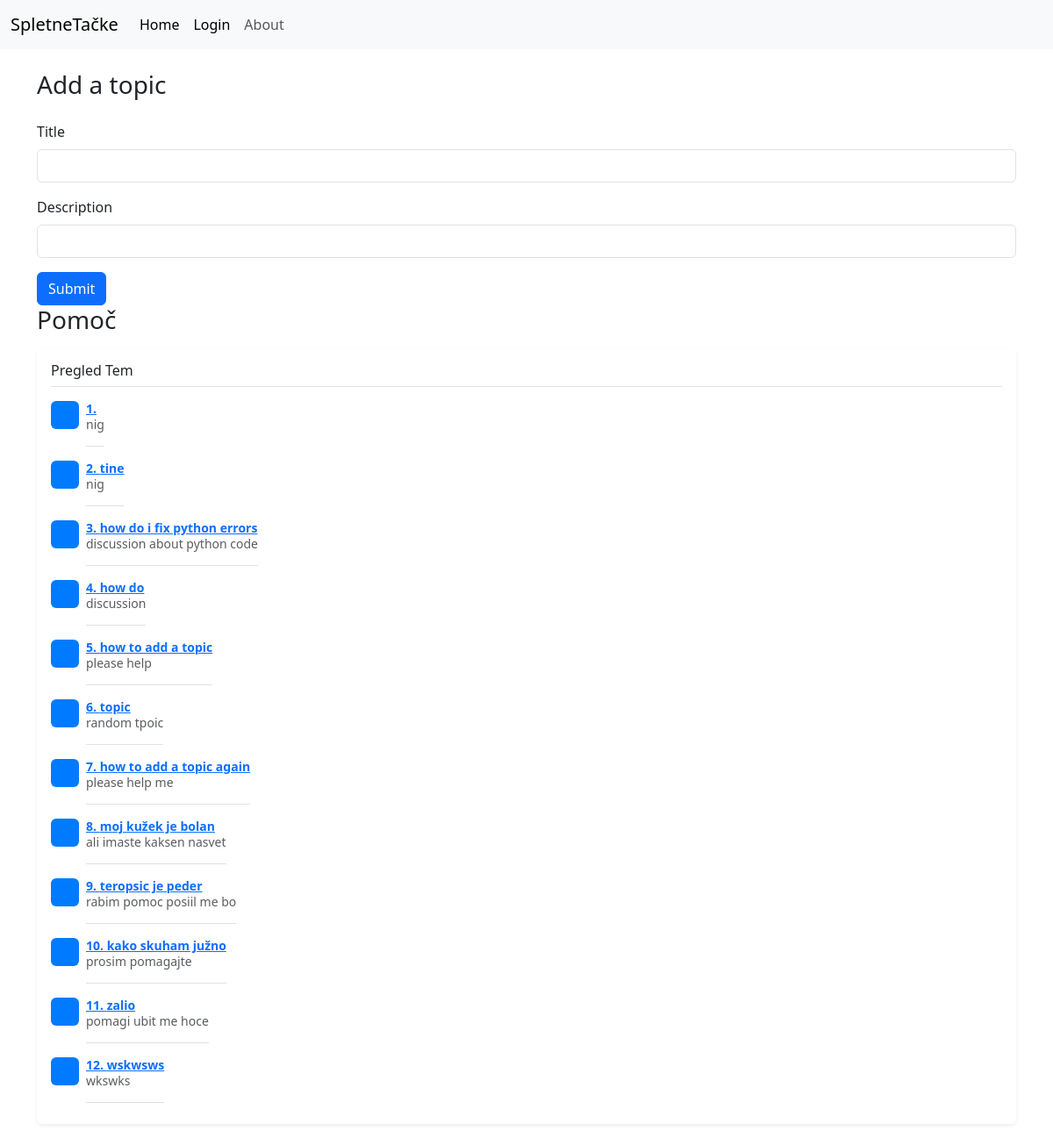
The page / on the database its author committed.
### Forums/main.py (models this page shows)
class Topic(db.Model):
    id: Mapped[int] = mapped_column(primary_key=True)
    title: Mapped[str] = mapped_column(unique=True)
    description: Mapped[str]

### Forums/main.py (the view, shortened to what this page needs)
@app.route("/",methods=["GET", "POST"])
def home():
    topics = db.session.execute(db.select(Topic)).scalars()
    return render_template("index.html", topics=topics)

### Forums/templates/index.html (shortened to what this page needs)
<!doctype html>
<html lang="en">
  <head>
    <link href="https://cdn.jsdelivr.net/npm/bootstrap@5.3.3/dist/css/bootstrap.min.css" rel="stylesheet">
  </head>
  <body>
    <nav class="navbar navbar-expand-lg bg-body-tertiary">
      <div class="container-fluid">
        <a class="navbar-brand" href="/">SpletneTačke</a>
        <div class="collapse navbar-collapse" id="navbarNavDropdown">
          <ul class="navbar-nav">
            <li class="nav-item">
              <a class="nav-link active" aria-current="page" href="/">Home</a>
            </li>
            <li class="nav-item">
              <a class="nav-link active" aria-current="page" href="/login">Login</a>
            </li>
            <li class="nav-item">
              <a class="nav-link" href="#">About</a>
            </li>
          </ul>
        </div>
      </div>
    </nav>
      <div class="container">
        <h1 class="fs-3 text my-4">Add a topic</h1>
        <form accept="/" method="post">
            <div class="mb-3">
                <label for="title" class="form-label">Title</label>
                <input type="text" name="title" class="form-control" id="title" aria-describedby="emailHelp" required>
              </div>
              <div class="mb-3">
                <label for="description" class="form-label">Description</label>
                <input type="text" name="description" class="form-control" id="exampleInputPassword1" required>
              </div>
              <button type="submit" class="btn btn-primary">Submit</button>
        </form>
        <h1 class="fs-3 text">Pomoč</h1>
        <div class="my-3 p-3 bg-body rounded shadow-sm">
          <h6 class="border-bottom pb-2 mb-0">Pregled Tem<h6>
          {% for item in topics %}
          <div class="d-flex text-muted pt-3">
            <svg class="bd-placeholder-img flex-shrink-0 me-2 rounded" width="32" height="32" xmlns="http://www.w3.org/2000/svg" role="img" aria-label="Placeholder: 32x32" preserveAspectRatio="xMidYMid slice" focusable="false"><title>Placeholder</title><rect width="100%" height="100%" fill="#007bff"></rect><text x="50%" y="50%" fill="#007bff" dy=".3em">32x32</text></svg>
            <p class="pb-3 mb-0 small lh-sm border-bottom">
              <strong class="d-block text-gray-dark"><a href="/topic/{{item.id}}">{{item.id}}. {{item.title}}</a></strong>
              {{item.description}}
            </p>
          </div>
        {% endfor %}
      </div>
      </div>
  </body>
</html>

### rows shown on the page
Topic: id "1", description "nig"
Topic: id "2", title "tine", description "nig"
Topic: id "3", title "how do i fix python errors", description "discussion about python code"
Topic: id "4", title "how do", description "discussion"
Topic: id "5", title "how to add a topic", description "please help"
Topic: id "6", title "topic", description "random tpoic"
Topic: id "7", title "how to add a topic again", description "please help me"
Topic: id "8", title "moj kužek je bolan", description "ali imaste kaksen nasvet"
Topic: id "9", title "teropsic je peder", description "rabim pomoc posiil me bo"
Topic: id "10", title "kako skuham južno", description "prosim pomagajte"
Topic: id "11", title "zalio", description "pomagi ubit me hoce"
Topic: id "12", title "wskwsws", description "wkswks"
